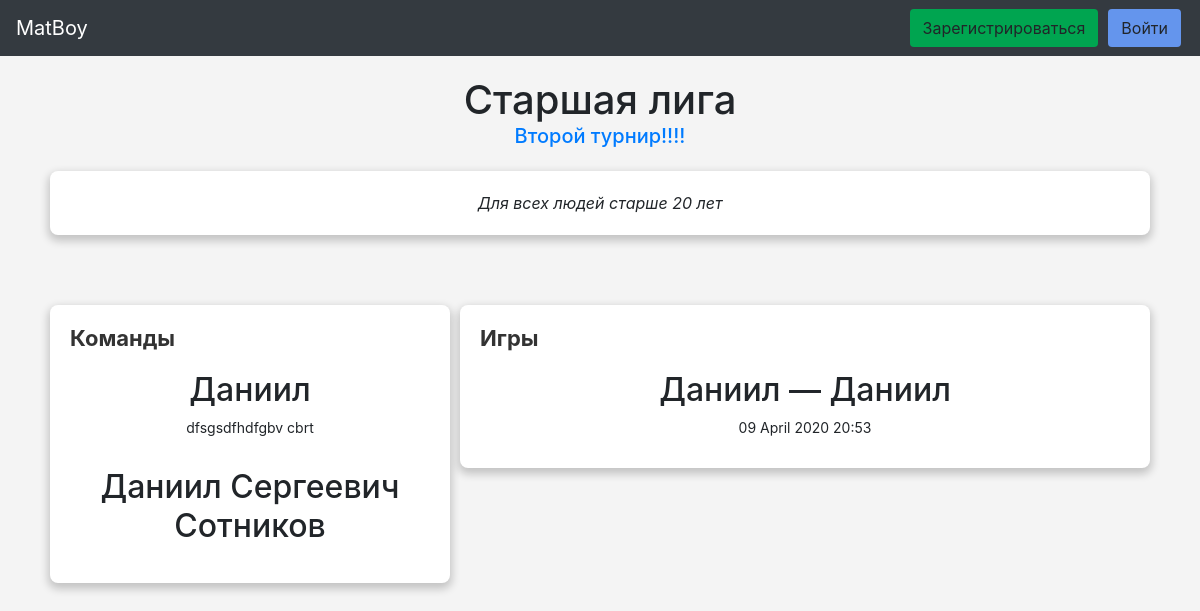
/league/1, run on an earlier commit of the app's database.
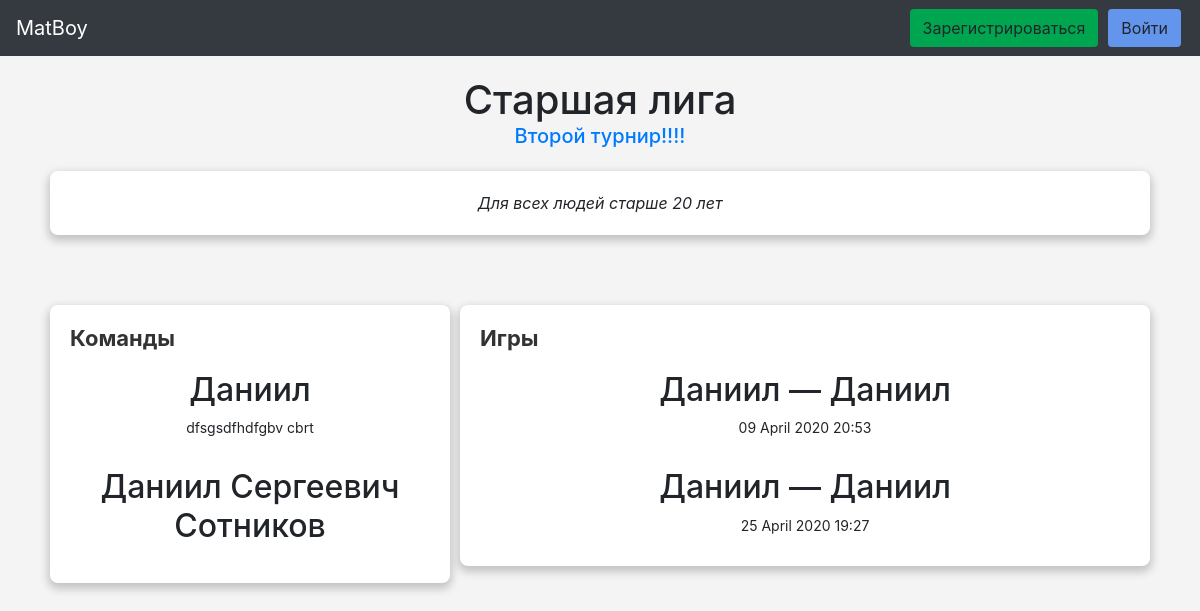
And on a later commit of the database.
### data/team.py (models this page shows, shortened)
class Team(BaseModel):
    __tablename__ = "teams"
    __repr_attrs__ = ["name", "tournament"]
    serialize_only = ("id",
                      "name",
                      "motto",
                      "status",
                      "trainer.id",
                      "trainer.email",
                      "trainer.fullname",
                      "tournament.id",
                      "tournament.title",
                      "league.id",
                      "league.title",
                      )
    name = sa.Column(sa.String)
    motto = sa.Column(sa.String, nullable=True)
    status = sa.Column(sa.Integer, default=1)
    trainer_id = sa.Column(sa.Integer, sa.ForeignKey("users.id"), nullable=True)
    tournament_id = sa.Column(sa.Integer, sa.ForeignKey("tournaments.id"), nullable=True)
    league_id = sa.Column(sa.Integer, sa.ForeignKey("leagues.id"), nullable=True)
    trainer = orm.relationship("User", backref="teams_for_train")
    tournament = orm.relationship("Tournament", backref="teams")
    league = orm.relationship("League", backref="teams")
    players = orm.relationship("User", secondary="users_to_teams", backref="teams")

### data/game.py (models this page shows, shortened)
class Game(BaseModel):
    __tablename__ = "games"
    __repr_attrs__ = ["team1", "team2", "league", "start"]
    serialize_only = ("id",
                      "title",
                      "place",
                      "start",
                      "status",
                      "judge.id",
                      "judge.email",
                      "judge.fullname",
                      "team1.id",
                      "team1.name",
                      "team2.id",
                      "team2.name",
                      "league.id",
                      "league.title",
                      )
    place = sa.Column(sa.String, nullable=True)
    start = sa.Column(sa.DateTime, nullable=True)
    protocol = sa.Column(MutableJson)
    status = sa.Column(sa.Boolean, default=1)
    judge_id = sa.Column(sa.Integer, sa.ForeignKey("users.id"))
    team1_id = sa.Column(sa.Integer, sa.ForeignKey("teams.id"))
    team2_id = sa.Column(sa.Integer, sa.ForeignKey("teams.id"))
    league_id = sa.Column(sa.Integer, sa.ForeignKey("leagues.id"))
    judge = orm.relationship("User", backref="judged_games")
    team1 = orm.relationship("Team", backref="games_1", foreign_keys=[team1_id, ])
    team2 = orm.relationship("Team", backref="games_2", foreign_keys=[team2_id, ])
    league = orm.relationship("League", backref="games")
    @property
    def title(self):
        return f"{self.team1.name} — {self.team2.name}"

### app/web_pages.py (the view)
@blueprint.route("/league/<int:league_id>")
def league_page(league_id):
    session = create_session()
    league = session.query(League).get(league_id)
    if not league:
        abort(404)
    return render_template("league.html", league=league)

### data/db_session.py (called while the page is built)
def create_session() -> Session:
    global __factory
    return __factory()

### templates/league.html (shortened to what this page needs)
{% extends 'base.html' %}
{% from 'models_macroses.html' import formated_datetime %}
{% block content %}
<div class="title_container">
  <h1 class="page_title">
    {{league.title}}
  </h1>
  <h5>
    <a href="/tournament/{{league.tournament.id}}">
      {{league.tournament.title}}
    </a>
  </h5>
</div>
<div class="box_container" style="margin-top: 0;">
  <div class="page_description box">
    {{league.description}}
  </div>
</div>
<div class="box_container">
  <div class="box box-tiny">
    <div class="shadow-box__title">
      Команды
    </div>
    {% for team in league.teams | sort(reverse=True, attribute="created_at") if team.status == 2 %}
      <div class="centered_block block_link"
            onclick="redirect(event)"
            href="/team/{{team.id}}"
      >
        <h2 class="item_title">{{team.name}}</h2>
        <div class="description">
          {{team.motto}}
        </div>
      </div>
    {% endfor %}
  </div>
  <div class="box box-large">
    <div class="shadow-box__title">
      Игры
    </div>
    {% for game in league.games %}
      <div class="centered_block block_link"
           onclick="redirect(event)"
           href="/game/{{game.id}}"
      >
        <h2 class="item_title">{{game.title}}</h2>
        <div class="description">
          {{formated_datetime(game.start)}}
        </div>
      </div>
    {% endfor %}
  </div>
</div>
{% endblock content %}

### templates/models_macroses.html (shortened to what this page needs)
{% set with_time_format = "%d %B %Y %H:%M"%}
{% macro formated_datetime(datetime) %}
  {% if datetime %}
    {{datetime.strftime(with_time_format)}}
  {% else %}
    Не известно
  {% endif %}
{% endmacro %}

What changed in the data, as far as the page shows it:
added Game: title "Даниил — Даниил", strftime "25 April 2020 19:27"
